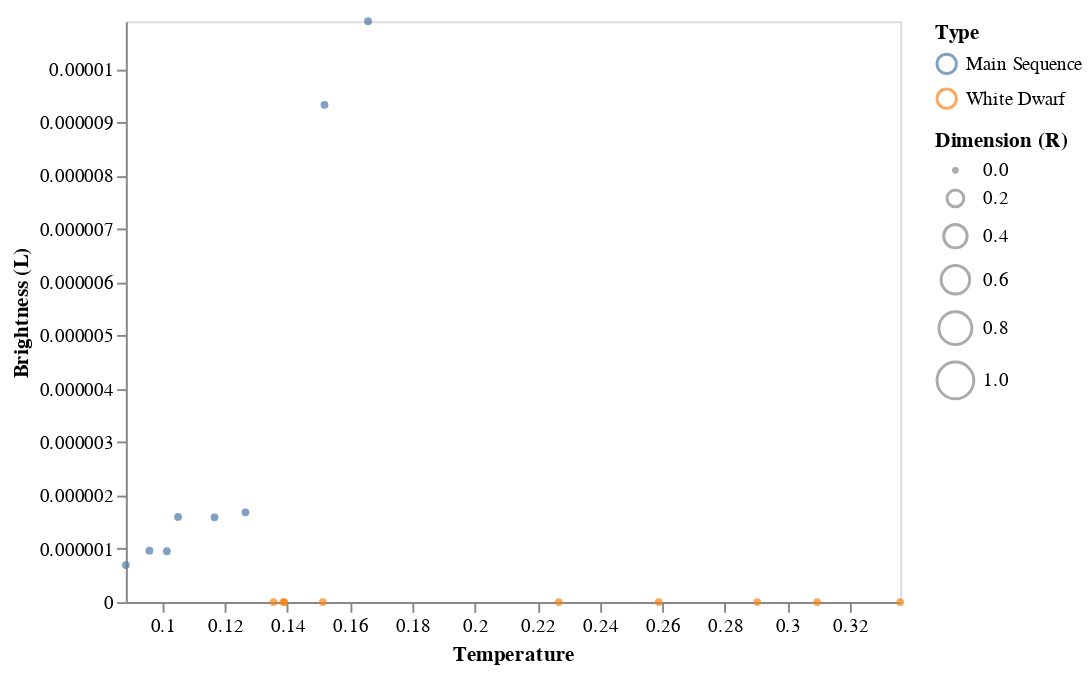

Here is the notebook cell this chart was saved with:
### Markdown cell above
In questo grafico possiamo vedere come in questa classe spettrale siano presenti tre tipi diversi di stelle di dimensione, luminosità e temperatura variabile. Bisogna notare come la temperatura di tutte le stelle di questa classe spettrale sia particolarmente bassa. 

Le stelle di dimensione maggiore appartengono al gruppo delle Hyper Giants mentre le stelle delle altre categorie sono molto piccole. A tal proprosito è possibile notare come le White Dwarf siano talmente piccole da perdersi nel grafico e le Main Sequence hanno una luminosità bassissima, prossima allo zero

### Code cell
data = dataset[dataset['Spectral_Class'] == 'F']

alt.Chart(data).mark_point().encode( 
    
    x = alt.X('Temperature',
         scale = alt.Scale(domain = (min(data.Temperature), max(data.Temperature))),
         axis = alt.Axis(format='K', title='Temperature', grid = False)
         ),
    
    y = alt.Y('L',
         scale = alt.Scale(domain = (min(data.L), max(data.L))),
         axis = alt.Axis(format='K', title='Brightness (L)', grid = False)
         ),
    
    size = alt.Size('R', 
                    scale = alt.Scale(domain = [0, 1]), 
                    legend = alt.Legend(title = 'Dimension (R)')
                   ),
    
    color = 'Type:N'
    
)

### Figure 1 — Vega-Lite specification as saved in the notebook (floating-point values rounded to 4 significant figures)
{"config": {"view": {"continuousWidth": 400, "continuousHeight": 300}}, "data": {"name": "data-c24abd3700b6eaddd9c83643b35a87a6"}, "mark": "point", "encoding": {"color": {"type": "nominal", "field": "Type"}, "size": {"type": "quantitative", "field": "R", "legend": {"title": "Dimension (R)"}, "scale": {"domain": [0, 1]}}, "x": {"type": "quantitative", "axis": {"format": "K", "grid": false, "title": "Temperature"}, "field": "Temperature", "scale": {"domain": [0.08831, 0.3361]}}, "y": {"type": "quantitative", "axis": {"format": "K", "grid": false, "title": "Brightness (L)"}, "field": "L", "scale": {"domain": [0.0, 1.089e-05]}}}, "$schema": "https://vega.github.io/schema/vega-lite/v4.8.1.json", "datasets": {"data-c24abd3700b6eaddd9c83643b35a87a6": [{"Temperature": 0.1388, "L": 1.06e-10, "R": 1.334e-06, "A_M": 0.8177, "Color": "White", "Spectral_Class": "F", "Type": "White Dwarf"}, {"Temperature": 0.2903, "L": 5.886e-12, "R": 7.39e-07, "A_M": 0.7552, "Color": "White", "Spectral_Class": "F", "Type": "White Dwarf"}, {"Temperature": 0.1514, "L": 3.532e-11, "R": 2.258e-06, "A_M": 0.8252, "Color": "White", "Spectral_Class": "F", "Type": "White Dwarf"}, {"Temperature": 0.2588, "L": 8.241e-11, "R": 1.334e-06, "A_M": 0.7664, "Color": "White", "Spectral_Class": "F", "Type": "White Dwarf"}, {"Temperature": 0.139, "L": 0.0, "R": 2.361e-06, "A_M": 0.813, "Color": "Yellow", "Spectral_Class": "F", "Type": "White Dwarf"}, {"Temperature": 0.1014, "L": 9.535e-07, "R": 0.0004576, "A_M": 0.5306, "Color": "White-Yellow", "Spectral_Class": "F", "Type": "Main Sequence"}, {"Temperature": 0.1266, "L": 1.683e-06, "R": 0.0005705, "A_M": 0.4481, "Color": "White-Yellow", "Spectral_Class": "F", "Type": "Main Sequence"}, {"Temperature": 0.1167, "L": 1.589e-06, "R": 0.0004986, "A_M": 0.4644, "Color": "White-Yellow", "Spectral_Class": "F", "Type": "Main Sequence"}, {"Temperature": 0.105, "L": 1.597e-06, "R": 0.0005633, "A_M": 0.5122, "Color": "White-Yellow", "Spectral_Class": "F", "Type": "Main Sequence"}, {"Temperature": 0.09585, "L": 9.641e-07, "R": 0.0005038, "A_M": 0.53, "Color": "White-Yellow", "Spectral_Class": "F", "Type": "Main Sequence"}, {"Temperature": 0.1356, "L": 2.472e-10, "R": 1.848e-06, "A_M": 0.8133, "Color": "White-Yellow", "Spectral_Class": "F", "Type": "White Dwarf"}, {"Temperature": 0.2269, "L": 7.064e-11, "R": 4.106e-07, "A_M": 0.7486, "Color": "White", "Spectral_Class": "F", "Type": "White Dwarf"}, {"Temperature": 0.3095, "L": 1.177e-10, "R": 2.669e-07, "A_M": 0.7783, "Color": "White", "Spectral_Class": "F", "Type": "White Dwarf"}, {"Temperature": 0.08831, "L": 6.945e-07, "R": 0.0004627, "A_M": 0.5444, "Color": "White-Yellow", "Spectral_Class": "F", "Type": "Main Sequence"}, {"Temperature": 0.1519, "L": 9.324e-06, "R": 0.0006834, "A_M": 0.449, "Color": "White-Yellow", "Spectral_Class": "F", "Type": "Main Sequence"}, {"Temperature": 0.3361, "L": 3.532e-11, "R": 2.669e-07, "A_M": 0.7758, "Color": "White", "Spectral_Class": "F", "Type": "White Dwarf"}, {"Temperature": 0.1658, "L": 1.089e-05, "R": 0.0009862, "A_M": 0.3421, "Color": "White-Yellow", "Spectral_Class": "F", "Type": "Main Sequence"}]}}
